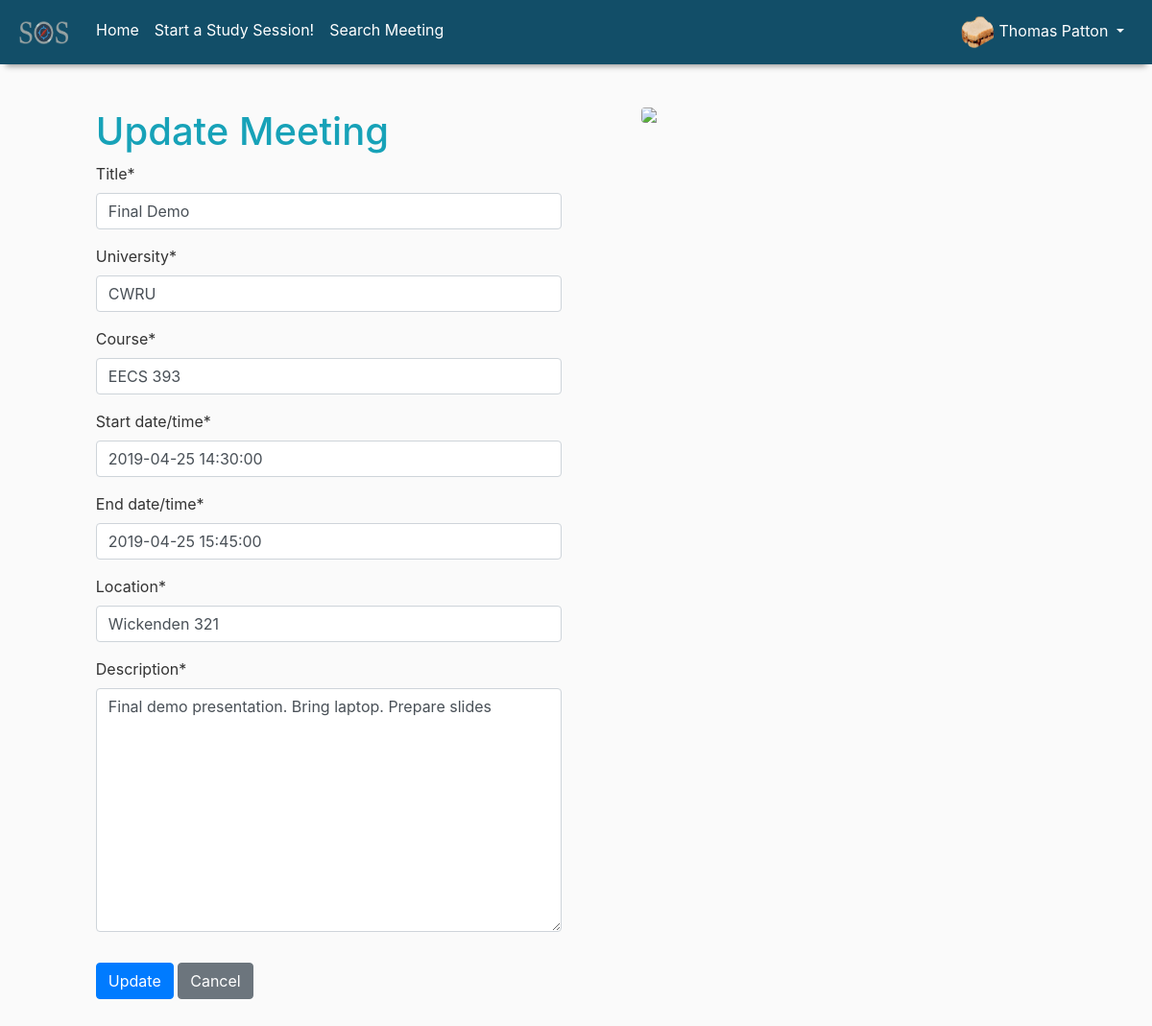
Screenshot of /meeting/7/update/ (signed in) with the database file from the repository.
### USERS/models.py (models this page shows, shortened)
class Profile(models.Model):
    user = models.OneToOneField(User, on_delete=models.CASCADE)
    image = models.ImageField(default='default.jpg', upload_to='profile_pics')
    university = models.CharField(max_length=50, default="No University")
    major = models.CharField(max_length=20, default="Undecided")

### MEETINGS/models.py (models this page shows, shortened)
class Meeting(models.Model):
    title = models.CharField(max_length=100)
    university = models.CharField(max_length=100)
    course = models.CharField(max_length=100)
    date_start = models.DateTimeField()
    date_end = models.DateTimeField()
    location = models.CharField(max_length=100)
    description = models.TextField()
    members = models.ManyToManyField(User, through='Membership', related_name='user_meetings', default=None)

### MEETINGS/views.py (the view, shortened to what this page needs)
# urls.py: path('meeting/<int:pk>/update/', MeetingUpdateView.as_view(), name='meeting-update'),
class MeetingUpdateView(LoginRequiredMixin, UserPassesTestMixin, UpdateView):
    model = Meeting
    template_name_suffix = '_update_form'
    form_class = CreateMeetingForm
    def test_func(self):
        membership = Membership.objects.get(group=self.get_object(), person=self.request.user)
        if membership.is_organizer:
            return True
        return False

### MEETINGS/forms/create_meeting_form.py (shortened to what this page needs)
class CreateMeetingForm(forms.ModelForm):
    def __init__(self, *args, **kwargs):
        super(CreateMeetingForm, self).__init__(*args, **kwargs)
        self.fields['date_start'].label = 'Start date/time'
        self.fields['date_end'].label = 'End date/time'
    class Meta:
        model = Meeting
        fields = ['title', 'university', 'course', 'date_start', 'date_end', 'location', 'description']

### MEETINGS/templates/MEETINGS/meeting_update_form.html (shortened to what this page needs)
{% extends "MEETINGS/boot_base.html" %}
{% load static %}
{% load crispy_forms_tags %}
{% block content %}
<div class="my_meeetings row">
    <div class="create_meeting col-md-6">
        <h1 class="text-info">Update Meeting</h1>
        <form method="POST">
            {{ form | crispy }}
            <input class="btn btn-primary btn-rounded my-3" type="Submit" value="Update" />
            <a class="btn btn-secondary btn-rounded my-3" href="{% url 'meeting-detail' object.id %}">Cancel</a>
        </form>
    </div>
    <div class="col-md-6">
        <img class="m_img rounded" src="{% static 'MEETINGS/startMeet.jpg' %}"/>
    </div>
</div>
{% endblock content %}

### USERS/templates/USERS/navbar.html (shortened to what this page needs)
{% load static %}
<nav class="navbar navbar-expand-lg fixed-top navbar-dark" style="background-color: #124e68;">
    <div class="collapse navbar-collapse" id="navbarDefault">
            <ul class="navbar-nav mr-auto">
                <a class="navbar-brand" href="{% url 'meetings-list' %}">
                    <img src="{% static 'USERS/SOS.PNG' %}" width="60" height="35">
                </a>
                <li class="nav-item active">
                    <a class="nav-link" href="{% url 'meetings-list' %}">Home <span class="sr-only">(current)</span></a>
                </li>
                <li class="nav-item active">
                    <a class="nav-link" href="{% url 'meeting-create' %}">Start a Study Session!</a>
                </li>
                <li class="nav-item active">
                    <a class="nav-link" href="{% url 'meeting-search' %}">Search Meeting</a>
                </li>
            </ul>
            <ul class="navbar-nav ml-auto nav-flex-icons">
                <li class="nav-item active dropdown">
                    <a class="nav-link dropdown-toggle" href="#" id="dropdown01" data-toggle="dropdown"
                       aria-haspopup="true" aria-expanded="false">
                        <i><img class="rounded-circle prof-img-navbar" src="{{ user.profile.image.url }}"></i>
                        {{ user.first_name }} {{ user.last_name }}
                    </a>
                </li>
            </ul>
        </div>
    </nav>

### MEETINGS/static/MEETINGS/main.css (style rules this page uses)
body { background: #fafafa; color: #333333; margin-top: 7rem; }
.row { margin-left: 2.5%; margin-right: 2.5%; }
.create_meeting { padding-top:0.1%; padding-bottom:2%; padding-left:5%; }
.navbar { -webkit-box-shadow: 0 8px 6px -6px #999; -moz-box-shadow: 0 8px 6px -6px #999; box-shadow: 0 8px 6px -6px #999; }
.prof-img-navbar { height: 35px; width: 35px; }
.m_img { display: block; margin-left: 10%; width: 90%; }
h1, h2, h3, h4, h5, h6 { color: #444444; }
ul { margin: 0; }

### CALENDAR/static/CALENDAR/styles.css (style rules this page uses)
ul { height: 100%; padding: 0px 5px 0px 20px; }
a { color: #17a2b8; }

### rows the page displays
Meeting: title "Final Demo", university "CWRU", course "EECS 393", date_start "2019-04-25 14:30:00", date_end "2019-04-25 15:45:00", location "Wickenden 321", description "Final demo presentation. Bring laptop. Prepare slides"

### other values shown
{{ user.first_name }} "Thomas"
{{ user.last_name }} "Patton"
